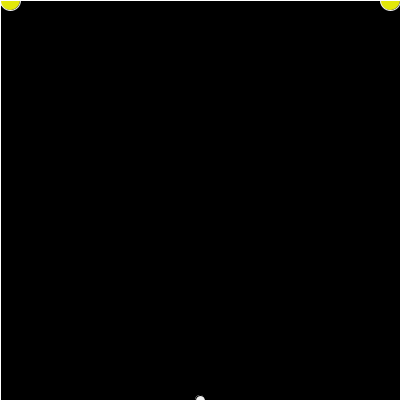
Frame 1 (no input)
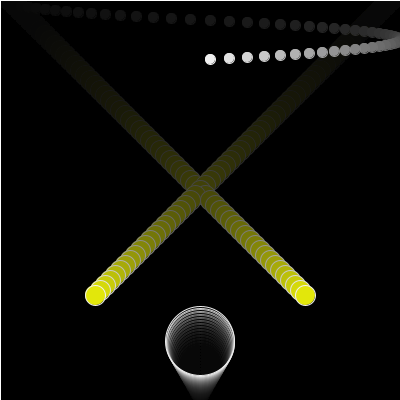
Frame 60 (the mouse pressed at the canvas centre just before this capture)
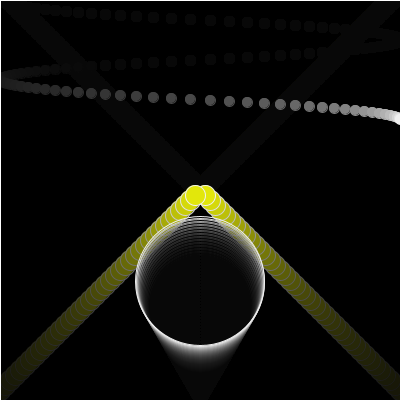
Frame 120 (the mouse held since frame 60 and released just before this capture)

The Processing sketch that drew these frames (run headless with seeded random() and noise(); from frame 60 on, the mouse is pressed at the canvas centre):

// Processing sketch: processing_70358
// ── processing_70358.pde

//Scott Bang, mods 14-15, Animation, CP1

int x=0;
int y=0;
int y2=400;
int y3=10;
int change=1;
int move=1;
int high=10;
int low=0;
int boom=5;
int corn=390;
int pick=0;
int call=5;
void setup()
{
  size(400,400);
  background(0,0,0);
}
void draw()
{
  whitesun();
  coolio();
  repeat();
  othersun();
  fill(0,0,0,15);
  rect(0,0,400,400);
}
  void coolio()
  {
  stroke(255,255,255);
  fill(255,255,255);
  ellipse(x,y,10,10);
  x=x+move;
  y=y+1;
  if(y>400)
  {
    background(0,0,0);
    y=10;
  }
  if(x<200)
  {
    move=move+1;
  }
  if(x>200)
  {
    move=move-1;
  }
}
void whitesun()
{
   ellipse(200,y2,y3,y3);
   y2=y2-change;
   y3=y3+change;
   if(y3>400)
   {
     change=-1;
   }
   if(y3<0)
   {
     change=1;
   }
}
void repeat()
{
  frameRate(30);
  fill(240,245,12);
  ellipse(high,low,20,20);
  high=high+boom;
  low=low+boom;
  if(high>400)
  {
    boom=-5;
  }
  if(low>400)
  {
    boom=-5;
  }
  if(high<0)
  {
    boom=5;
  }
  if(low<0)
  {
    boom=5;
  }
}
void othersun()
{
  ellipse(corn,pick,20,20);
  corn=corn-call;
  pick=pick+call;
  if(corn<0)
  {
    call=-5;
  }
  if(corn>400)
  {
    call=5;
  }
  if(pick<0)
  {
    call=5;
  }
  if(pick>400)
  {
    call=-5;
  }
}
